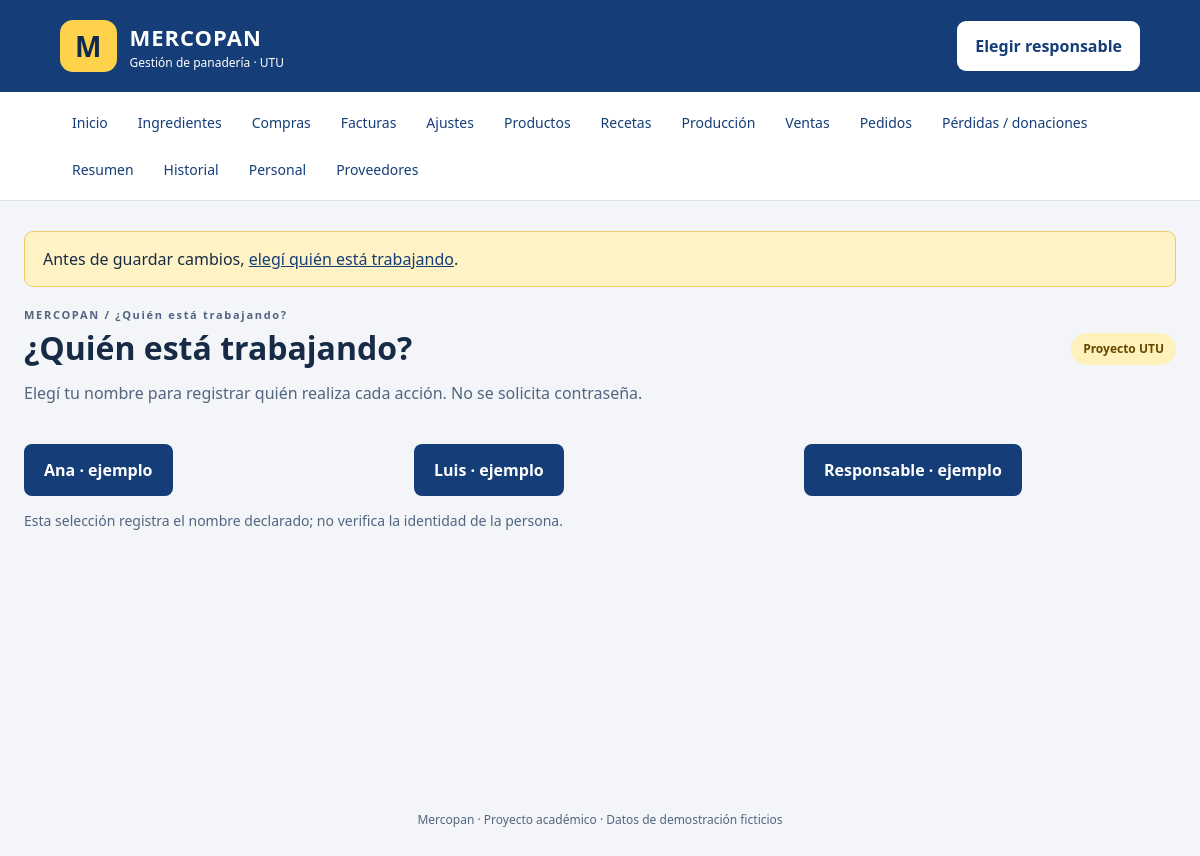
Page /responsable.php on the committed database.
### tables this page shows
CREATE TABLE IF NOT EXISTS personas (
 id INT AUTO_INCREMENT PRIMARY KEY, nombre VARCHAR(100) NOT NULL UNIQUE,
 activo TINYINT NOT NULL DEFAULT 1
);

### includes/funciones.php (called while the page is built, shortened)
<?php
require_once __DIR__ . '/config.php';
function conectar(bool $usarBase = true): PDO {
    global $config;
    $dsn = 'mysql:host=' . $config['host'] . ';port=' . $config['puerto'] . ';charset=utf8mb4';
    if ($usarBase) $dsn .= ';dbname=' . $config['base'];
    $pdo = new PDO($dsn, $config['usuario'], $config['clave'], [
        PDO::ATTR_ERRMODE => PDO::ERRMODE_EXCEPTION,
        PDO::ATTR_DEFAULT_FETCH_MODE => PDO::FETCH_ASSOC,
        PDO::ATTR_EMULATE_PREPARES => false
    ]);
    $pdo->exec("SET time_zone = '-03:00'");
    return $pdo;
}
function db(): PDO {
    static $pdo;
    if (!$pdo) $pdo = conectar();
    return $pdo;
}
function consulta(string $sql, array $datos = []): PDOStatement {
    $q = db()->prepare($sql); $q->execute($datos); return $q;
}
function e($valor): string { return htmlspecialchars((string)$valor, ENT_QUOTES, 'UTF-8'); }

### responsable.php (the view, shortened to what this page needs)
<?php
$titulo='¿Quién está trabajando?'; require 'includes/header.php';
?>
<p class="descripcion">Elegí tu nombre para registrar quién realiza cada acción. No se solicita contraseña.</p>
<div class="grid">
<?php foreach (consulta('SELECT * FROM personas WHERE activo=1 ORDER BY nombre') as $p): ?>
<form class="panel" method="post"><?php formulario(); ?><input type="hidden" name="persona" value="<?= e($p['id']) ?>"><button type="submit"><?= e($p['nombre']) ?></button></form>
<?php endforeach; ?></div>
<p class="ayuda">Esta selección registra el nombre declarado; no verifica la identidad de la persona.</p>
<?php require 'includes/footer.php'; ?>

### assets/estilos.css (style rules this page uses)
:root { --azul:#153e78;--oscuro:#0e2a51;--amarillo:#ffd24b;--fondo:#f3f5f8;--borde:#dbe2ec;--texto:#172b46 }
* { box-sizing:border-box }
body { margin:0;background:var(--fondo);color:var(--texto);font:16px/1.5 system-ui,-apple-system,Segoe UI,sans-serif }
.grid { display:grid;grid-template-columns:repeat(auto-fit,minmax(220px,1fr));gap:18px }
.ayuda { font-size:14px;color:#526581 }
input,select,textarea,button,.boton { font:inherit }
button,.boton { display:inline-block;min-height:52px;padding:13px 20px;border:0;border-radius:8px;background:var(--azul);color:#fff;cursor:pointer;font-weight:700;text-decoration:none;text-align:center;margin-top:15px }
.descripcion { max-width:730px;margin-top:-10px;margin-bottom:24px;color:#526581 }
.dos>* , .grid>* { min-width:0 }

### rows in the picture
personas: nombre "Ana · ejemplo"
personas: nombre "Luis · ejemplo"
personas: nombre "Responsable · ejemplo"

### other values in the picture
$nombre "Inicio"
$nombre "Ingredientes"
$nombre "Compras"
$nombre "Facturas"
$nombre "Ajustes"
$nombre "Productos"
$nombre "Recetas"
$nombre "Producción"
$nombre "Ventas"
$nombre "Pedidos"
$nombre "Pérdidas / donaciones"
$nombre "Resumen"
$nombre "Historial"
$nombre "Personal"
$nombre "Proveedores"
